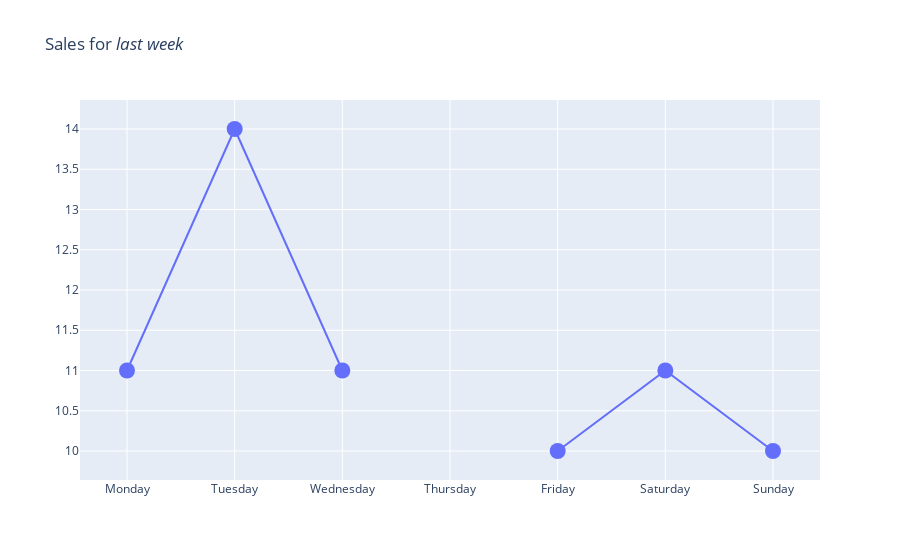

Write notebook code for a chart like this one.
### Markdown cell above
### Fillings gaps

### Code cell
sales[3] = None

trace = go.Scatter(x = days,
                   y = sales,
                  mode = "lines+markers",
                  marker = dict(size = 16))

data = [trace]

layout = {"title":"Sales for <i>last week</i>", "xaxis":{"zeroline":False}}

# iplot({"data":data}) # old way of doing things in Jupyter Notebook!
pio.show({"data": data, 'layout':layout})

### Figure 1 — Plotly figure (JSON) as saved in the notebook; plotly's stock layout.template omitted (floating-point values rounded to 4 significant figures)
{"data": [{"marker": {"size": 16}, "mode": "lines+markers", "type": "scatter", "x": ["Monday", "Tuesday", "Wednesday", "Thursday", "Friday", "Saturday", "Sunday"], "y": [11, 14, 11, null, 10, 11, 10]}], "layout": {"autosize": true, "title": {"text": "Sales for <i>last week</i>"}, "xaxis": {"autorange": true, "range": [-0.3878, 6.388], "type": "category", "zeroline": false}, "yaxis": {"autorange": true, "range": [9.578, 14.42], "type": "linear"}}}
